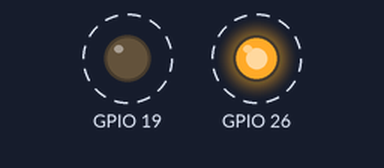
A program run on a simulated Raspberry Pi (BCM pin numbers). On the bench: output pins drawn as LEDs (lit = HIGH). Dashed ring = blinking.

Above: at 0.2 s.
Timing chart, 0 to 3.7 s (numbered marks = the images above):
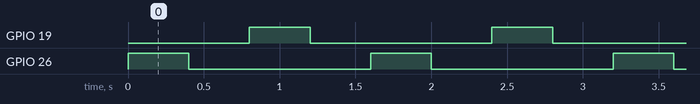

The program:

Blinky.py
```python
# import necessary libraries
import RPi.GPIO as GPIO
import time

# initialize the GPIO
GPIO.setmode(GPIO.BCM)
GPIO.setup(26, GPIO.OUT)
GPIO.setup(19, GPIO.OUT)


# define a function to turn the light on then off
def blinkOnce(pin):
    GPIO.output(pin, True)
    time.sleep(.4)
    GPIO.output(pin, False)
    time.sleep(.4)

# use blinkOnce function in a loop
for i in range(99999):
        blinkOnce(26)
        blinkOnce(19)

# cleanup
GPIO.cleanup()
```

Measured:
- by itself, GPIO 19, GPIO 26: alternates HIGH for 0.40 s and LOW for 1.2 s
- by itself, everything shown: repeats every 1.6 s, in 4 steps
